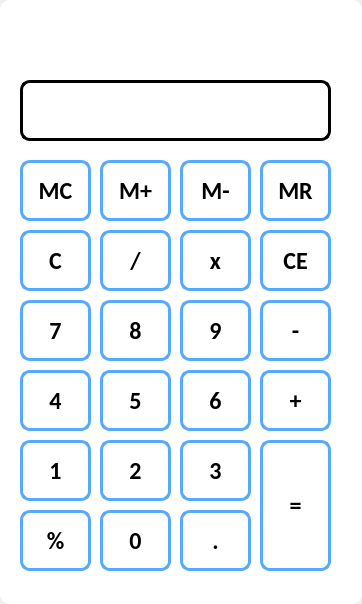
<?xml version="1.0" encoding="UTF-8"?>
<ui version="4.0">
 <class>MainWindow</class>
 <widget class="QMainWindow" name="MainWindow">
  <property name="geometry">
   <rect>
    <x>0</x>
    <y>0</y>
    <width>362</width>
    <height>604</height>
   </rect>
  </property>
  <property name="font">
   <font>
    <family>Calibri</family>
    <pointsize>22</pointsize>
    <weight>50</weight>
    <bold>false</bold>
   </font>
  </property>
  <property name="windowTitle">
   <string>MainWindow</string>
  </property>
  <property name="styleSheet">
   <string notr="true">border-radius: 10px</string>
  </property>
  <widget class="QWidget" name="centralwidget">
   <property name="styleSheet">
    <string notr="true">background-color: white;

</string>
   </property>
   <widget class="QLineEdit" name="lineEdit">
    <property name="enabled">
     <bool>true</bool>
    </property>
    <property name="geometry">
     <rect>
      <x>20</x>
      <y>80</y>
      <width>311</width>
      <height>61</height>
     </rect>
    </property>
    <property name="font">
     <font>
      <family>Calibri</family>
      <pointsize>18</pointsize>
      <weight>50</weight>
      <bold>false</bold>
     </font>
    </property>
    <property name="styleSheet">
     <string notr="true">QLineEdit {
	background-color: white;
	border: 3px solid black;
}</string>
    </property>
    <property name="text">
     <string/>
    </property>
    <property name="maxLength">
     <number>10</number>
    </property>
    <property name="frame">
     <bool>true</bool>
    </property>
    <property name="cursorPosition">
     <number>0</number>
    </property>
    <property name="alignment">
     <set>Qt::AlignRight|Qt::AlignTrailing|Qt::AlignVCenter</set>
    </property>
    <property name="readOnly">
     <bool>true</bool>
    </property>
   </widget>
   <widget class="QPushButton" name="PressButton_C">
    <property name="geometry">
     <rect>
      <x>20</x>
      <y>230</y>
      <width>71</width>
      <height>61</height>
     </rect>
    </property>
    <property name="font">
     <font>
      <family>Calibri</family>
      <pointsize>18</pointsize>
      <weight>75</weight>
      <bold>true</bold>
     </font>
    </property>
    <property name="styleSheet">
     <string notr="true">QPushButton {
	background-color: white;
	border: 3px solid #55aaff;
}
QPushButton:pressed {
	background-color: #61e2ff;
}
</string>
    </property>
    <property name="text">
     <string>C</string>
    </property>
   </widget>
   <widget class="QPushButton" name="PressButton_div">
    <property name="geometry">
     <rect>
      <x>100</x>
      <y>230</y>
      <width>71</width>
      <height>61</height>
     </rect>
    </property>
    <property name="font">
     <font>
      <family>Calibri</family>
      <pointsize>18</pointsize>
      <weight>75</weight>
      <bold>true</bold>
     </font>
    </property>
    <property name="styleSheet">
     <string notr="true">QPushButton {
	background-color: white;
	border: 3px solid #55aaff;
}
QPushButton:pressed {
	background-color: #61e2ff;
}
</string>
    </property>
    <property name="text">
     <string>/</string>
    </property>
   </widget>
   <widget class="QPushButton" name="PressButton_X">
    <property name="geometry">
     <rect>
      <x>180</x>
      <y>230</y>
      <width>71</width>
      <height>61</height>
     </rect>
    </property>
    <property name="font">
     <font>
      <family>Calibri</family>
      <pointsize>18</pointsize>
      <weight>75</weight>
      <bold>true</bold>
     </font>
    </property>
    <property name="styleSheet">
     <string notr="true">QPushButton {
	background-color: white;
	border: 3px solid #55aaff;
}
QPushButton:pressed {
	background-color: #61e2ff;
}
</string>
    </property>
    <property name="text">
     <string>x</string>
    </property>
   </widget>
   <widget class="QPushButton" name="PressButton_07">
    <property name="geometry">
     <rect>
      <x>20</x>
      <y>300</y>
      <width>71</width>
      <height>61</height>
     </rect>
    </property>
    <property name="font">
     <font>
      <family>Calibri</family>
      <pointsize>18</pointsize>
      <weight>75</weight>
      <bold>true</bold>
     </font>
    </property>
    <property name="styleSheet">
     <string notr="true">QPushButton {
	background-color: white;
	border: 3px solid #55aaff;
}
QPushButton:pressed {
	background-color: #61e2ff;
}
</string>
    </property>
    <property name="text">
     <string>7</string>
    </property>
   </widget>
   <widget class="QPushButton" name="PressButton_08">
    <property name="geometry">
     <rect>
      <x>100</x>
      <y>300</y>
      <width>71</width>
      <height>61</height>
     </rect>
    </property>
    <property name="font">
     <font>
      <family>Calibri</family>
      <pointsize>18</pointsize>
      <weight>75</weight>
      <bold>true</bold>
     </font>
    </property>
    <property name="styleSheet">
     <string notr="true">QPushButton {
	background-color: white;
	border: 3px solid #55aaff;
}
QPushButton:pressed {
	background-color: #61e2ff;
}</string>
    </property>
    <property name="text">
     <string>8</string>
    </property>
   </widget>
   <widget class="QPushButton" name="PressButton_09">
    <property name="geometry">
     <rect>
      <x>180</x>
      <y>300</y>
      <width>71</width>
      <height>61</height>
     </rect>
    </property>
    <property name="font">
     <font>
      <family>Calibri</family>
      <pointsize>18</pointsize>
      <weight>75</weight>
      <bold>true</bold>
     </font>
    </property>
    <property name="styleSheet">
     <string notr="true">QPushButton {
	background-color: white;
	border: 3px solid #55aaff;
}
QPushButton:pressed {
	background-color: #61e2ff;
}</string>
    </property>
    <property name="text">
     <string>9</string>
    </property>
   </widget>
   <widget class="QPushButton" name="PressButton_04">
    <property name="geometry">
     <rect>
      <x>20</x>
      <y>370</y>
      <width>71</width>
      <height>61</height>
     </rect>
    </property>
    <property name="font">
     <font>
      <family>Calibri</family>
      <pointsize>18</pointsize>
      <weight>75</weight>
      <bold>true</bold>
     </font>
    </property>
    <property name="styleSheet">
     <string notr="true">QPushButton {
	background-color: white;
	border: 3px solid #55aaff;
}
QPushButton:pressed {
	background-color: #61e2ff;
}
</string>
    </property>
    <property name="text">
     <string>4</string>
    </property>
   </widget>
   <widget class="QPushButton" name="PressButton_05">
    <property name="geometry">
     <rect>
      <x>100</x>
      <y>370</y>
      <width>71</width>
      <height>61</height>
     </rect>
    </property>
    <property name="font">
     <font>
      <family>Calibri</family>
      <pointsize>18</pointsize>
      <weight>75</weight>
      <bold>true</bold>
     </font>
    </property>
    <property name="styleSheet">
     <string notr="true">QPushButton {
	background-color: white;
	border: 3px solid #55aaff;
}
QPushButton:pressed {
	background-color: #61e2ff;
}
</string>
    </property>
    <property name="text">
     <string>5</string>
    </property>
   </widget>
   <widget class="QPushButton" name="PressButton_06">
    <property name="geometry">
     <rect>
      <x>180</x>
      <y>370</y>
      <width>71</width>
      <height>61</height>
     </rect>
    </property>
    <property name="font">
     <font>
      <family>Calibri</family>
      <pointsize>18</pointsize>
      <weight>75</weight>
      <bold>true</bold>
     </font>
    </property>
    <property name="styleSheet">
     <string notr="true">QPushButton {
	background-color: white;
	border: 3px solid #55aaff;
	
}
QPushButton:pressed {
	background-color: #61e2ff;
}
</string>
    </property>
    <property name="text">
     <string>6</string>
    </property>
   </widget>
   <widget class="QPushButton" name="PressButton_01">
    <property name="geometry">
     <rect>
      <x>20</x>
      <y>440</y>
      <width>71</width>
      <height>61</height>
     </rect>
    </property>
    <property name="font">
     <font>
      <family>Calibri</family>
      <pointsize>18</pointsize>
      <weight>75</weight>
      <bold>true</bold>
     </font>
    </property>
    <property name="styleSheet">
     <string notr="true">QPushButton {
	background-color: white;
	border: 3px solid #55aaff;
}
QPushButton:pressed {
	background-color: #61e2ff;
}</string>
    </property>
    <property name="text">
     <string>1</string>
    </property>
   </widget>
   <widget class="QPushButton" name="PressButton_02">
    <property name="geometry">
     <rect>
      <x>100</x>
      <y>440</y>
      <width>71</width>
      <height>61</height>
     </rect>
    </property>
    <property name="font">
     <font>
      <family>Calibri</family>
      <pointsize>18</pointsize>
      <weight>75</weight>
      <bold>true</bold>
     </font>
    </property>
    <property name="styleSheet">
     <string notr="true">QPushButton {
	background-color: white;
	border: 3px solid #55aaff;
}
QPushButton:pressed {
	background-color: #61e2ff;
}
</string>
    </property>
    <property name="text">
     <string>2</string>
    </property>
   </widget>
   <widget class="QPushButton" name="PressButton_03">
    <property name="geometry">
     <rect>
      <x>180</x>
      <y>440</y>
      <width>71</width>
      <height>61</height>
     </rect>
    </property>
    <property name="font">
     <font>
      <family>Calibri</family>
      <pointsize>18</pointsize>
      <weight>75</weight>
      <bold>true</bold>
     </font>
    </property>
    <property name="styleSheet">
     <string notr="true">QPushButton {
	background-color: white;
	border: 3px solid #55aaff;
}
QPushButton:pressed {
	background-color: #61e2ff;
}
</string>
    </property>
    <property name="text">
     <string>3</string>
    </property>
   </widget>
   <widget class="QPushButton" name="PressButton_0">
    <property name="geometry">
     <rect>
      <x>100</x>
      <y>510</y>
      <width>71</width>
      <height>61</height>
     </rect>
    </property>
    <property name="font">
     <font>
      <family>Calibri</family>
      <pointsize>18</pointsize>
      <weight>75</weight>
      <bold>true</bold>
     </font>
    </property>
    <property name="styleSheet">
     <string notr="true">QPushButton {
	background-color: white;
	border: 3px solid #55aaff;
}
QPushButton:pressed {
	background-color: #61e2ff;
}
</string>
    </property>
    <property name="text">
     <string>0</string>
    </property>
   </widget>
   <widget class="QPushButton" name="PressButton_com">
    <property name="geometry">
     <rect>
      <x>180</x>
      <y>510</y>
      <width>71</width>
      <height>61</height>
     </rect>
    </property>
    <property name="font">
     <font>
      <family>Calibri</family>
      <pointsize>18</pointsize>
      <weight>75</weight>
      <bold>true</bold>
     </font>
    </property>
    <property name="styleSheet">
     <string notr="true">QPushButton {
	background-color: white;
	border: 3px solid #55aaff;
}
QPushButton:pressed {
	background-color: #61e2ff;
}
</string>
    </property>
    <property name="text">
     <string>.</string>
    </property>
   </widget>
   <widget class="QPushButton" name="PressButton_sum">
    <property name="geometry">
     <rect>
      <x>260</x>
      <y>370</y>
      <width>71</width>
      <height>61</height>
     </rect>
    </property>
    <property name="font">
     <font>
      <family>Calibri</family>
      <pointsize>18</pointsize>
      <weight>75</weight>
      <bold>true</bold>
     </font>
    </property>
    <property name="styleSheet">
     <string notr="true">QPushButton {
	background-color: white;
	border: 3px solid #55aaff;
}
QPushButton:pressed {
	background-color: #61e2ff;
}
</string>
    </property>
    <property name="text">
     <string>+</string>
    </property>
   </widget>
   <widget class="QPushButton" name="PressButton_sub">
    <property name="geometry">
     <rect>
      <x>260</x>
      <y>300</y>
      <width>71</width>
      <height>61</height>
     </rect>
    </property>
    <property name="font">
     <font>
      <family>Calibri</family>
      <pointsize>18</pointsize>
      <weight>75</weight>
      <bold>true</bold>
     </font>
    </property>
    <property name="styleSheet">
     <string notr="true">QPushButton {
	background-color: white;
	border: 3px solid #55aaff;
}
QPushButton:pressed {
	background-color: #61e2ff;
}</string>
    </property>
    <property name="text">
     <string>-</string>
    </property>
   </widget>
   <widget class="QPushButton" name="PressButton_CE">
    <property name="geometry">
     <rect>
      <x>260</x>
      <y>230</y>
      <width>71</width>
      <height>61</height>
     </rect>
    </property>
    <property name="font">
     <font>
      <family>Calibri</family>
      <pointsize>18</pointsize>
      <weight>75</weight>
      <bold>true</bold>
     </font>
    </property>
    <property name="styleSheet">
     <string notr="true">QPushButton {
	background-color: white;
	border: 3px solid #55aaff;
}
QPushButton:pressed {
	background-color: #61e2ff;
}
</string>
    </property>
    <property name="text">
     <string>CE</string>
    </property>
   </widget>
   <widget class="QPushButton" name="PressButton_MC">
    <property name="geometry">
     <rect>
      <x>20</x>
      <y>160</y>
      <width>71</width>
      <height>61</height>
     </rect>
    </property>
    <property name="font">
     <font>
      <family>Calibri</family>
      <pointsize>18</pointsize>
      <weight>75</weight>
      <bold>true</bold>
     </font>
    </property>
    <property name="styleSheet">
     <string notr="true">QPushButton {
	background-color: white;
	border: 3px solid #55aaff;
}
QPushButton:pressed {
	background-color: #61e2ff;
}
</string>
    </property>
    <property name="text">
     <string>MC</string>
    </property>
   </widget>
   <widget class="QPushButton" name="PressButton_Msum">
    <property name="geometry">
     <rect>
      <x>100</x>
      <y>160</y>
      <width>71</width>
      <height>61</height>
     </rect>
    </property>
    <property name="font">
     <font>
      <family>Calibri</family>
      <pointsize>18</pointsize>
      <weight>75</weight>
      <bold>true</bold>
     </font>
    </property>
    <property name="styleSheet">
     <string notr="true">QPushButton {
	background-color: white;
	border: 3px solid #55aaff;
}
QPushButton:pressed {
	background-color: #61e2ff;
}
</string>
    </property>
    <property name="text">
     <string>M+</string>
    </property>
   </widget>
   <widget class="QPushButton" name="PressButton_Msub">
    <property name="geometry">
     <rect>
      <x>180</x>
      <y>160</y>
      <width>71</width>
      <height>61</height>
     </rect>
    </property>
    <property name="font">
     <font>
      <family>Calibri</family>
      <pointsize>18</pointsize>
      <weight>75</weight>
      <bold>true</bold>
     </font>
    </property>
    <property name="styleSheet">
     <string notr="true">QPushButton {
	background-color: white;
	border: 3px solid #55aaff;
}
QPushButton:pressed {
	background-color: #61e2ff;
}
</string>
    </property>
    <property name="text">
     <string>M-</string>
    </property>
   </widget>
   <widget class="QPushButton" name="PressButton_MR">
    <property name="geometry">
     <rect>
      <x>260</x>
      <y>160</y>
      <width>71</width>
      <height>61</height>
     </rect>
    </property>
    <property name="font">
     <font>
      <family>Calibri</family>
      <pointsize>18</pointsize>
      <weight>75</weight>
      <bold>true</bold>
     </font>
    </property>
    <property name="styleSheet">
     <string notr="true">QPushButton {
	background-color: white;
	border: 3px solid #55aaff;
}
QPushButton:pressed {
	background-color: #61e2ff;
}
</string>
    </property>
    <property name="text">
     <string>MR</string>
    </property>
   </widget>
   <widget class="QPushButton" name="PressButton_perc">
    <property name="geometry">
     <rect>
      <x>20</x>
      <y>510</y>
      <width>71</width>
      <height>61</height>
     </rect>
    </property>
    <property name="font">
     <font>
      <family>Calibri</family>
      <pointsize>18</pointsize>
      <weight>75</weight>
      <bold>true</bold>
     </font>
    </property>
    <property name="styleSheet">
     <string notr="true">QPushButton {
	background-color: white;
	border: 3px solid #55aaff;
}
QPushButton:pressed {
	background-color: #61e2ff;
}
</string>
    </property>
    <property name="text">
     <string>%</string>
    </property>
   </widget>
   <widget class="QPushButton" name="PressButton_Eq">
    <property name="geometry">
     <rect>
      <x>260</x>
      <y>440</y>
      <width>71</width>
      <height>131</height>
     </rect>
    </property>
    <property name="font">
     <font>
      <family>Calibri</family>
      <pointsize>18</pointsize>
      <weight>75</weight>
      <bold>true</bold>
     </font>
    </property>
    <property name="styleSheet">
     <string notr="true">QPushButton {
	background-color: white;
	border: 3px solid #55aaff;
}
QPushButton:pressed {
	background-color: #61e2ff;
}</string>
    </property>
    <property name="text">
     <string>=</string>
    </property>
   </widget>
   <widget class="QLabel" name="label">
    <property name="geometry">
     <rect>
      <x>20</x>
      <y>20</y>
      <width>311</width>
      <height>51</height>
     </rect>
    </property>
    <property name="text">
     <string/>
    </property>
    <property name="alignment">
     <set>Qt::AlignRight|Qt::AlignTrailing|Qt::AlignVCenter</set>
    </property>
   </widget>
  </widget>
 </widget>
 <resources/>
 <connections/>
</ui>
